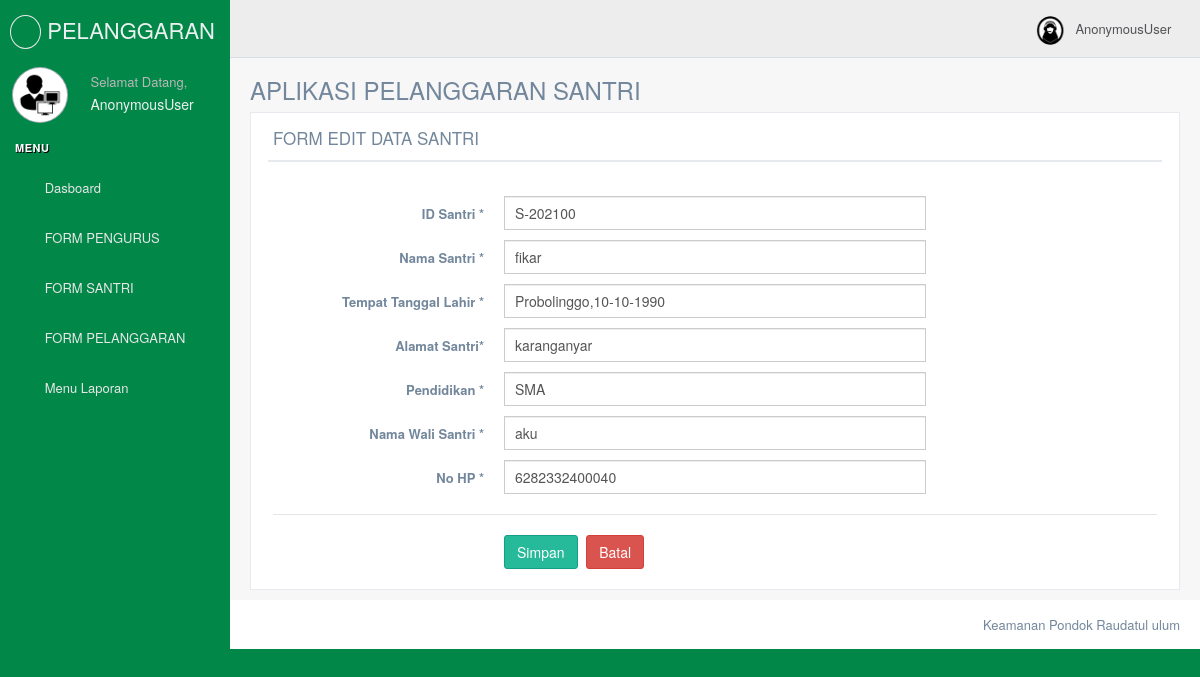
The page /edit_Santri/1 on the database its author committed.
### Aplikasi_pelanggaran2022/models.py (models this page shows, shortened)
class Model_santri(models.Model):
	id_santri	= models.CharField(max_length = 8)
	nama_santri	= models.CharField(max_length = 50)
	tempat_tgl_lahir	=models.CharField(max_length = 50)
	alamat	=models.CharField(max_length = 25)
	pendidikan	=models.CharField(max_length = 20)
	nama_wali	=models.CharField(max_length = 50)
	nomer_hp	=models.CharField(max_length = 13)
	published = models.DateTimeField(auto_now_add = True)
	updated = models.DateTimeField(auto_now = True)

### Aplikasi_pelanggaran2022/views.py (the view, shortened to what this page needs)
# urls.py: url(r'^edit_Santri/(?P<id_s>[0-9]+)$',Edit_Santri, name="edit_Santri"),
def Edit_Santri(request, id_s):
	edit_santri = Model_santri.objects.get(id=id_s)
	context = {'edit_santri': edit_santri}
	return render(request, 'Master_data/data_santri/edit.html',  context)

### Aplikasi_pelanggaran2022/templates/Master_data/data_santri/edit.html (shortened to what this page needs)
{% include "style_atas.html" %}
<div class="row">
              <div class="col-md-12 col-sm-12 col-xs-12">
                <div class="x_panel">
                  <div class="x_title">
                    <h2>FORM EDIT DATA SANTRI</h2>
                    <div class="clearfix"></div>
                  </div>
                  <div class="x_content">
                    <br />
                    <form id="demo-form2" data-parsley-validate class="form-horizontal form-label-left" method="post">
                      <div class="form-group">
                        <label class="control-label col-md-3 col-sm-3 col-xs-12" for="first-name">ID Santri <span class="required">*</span>
                        </label>
                        <div class="col-md-6 col-sm-6 col-xs-12">
                          <input type="text" id="first-name" required="required" class="form-control col-md-7 col-xs-12" name="id_santri" placeholder="Enter ID Santri" value="{{edit_santri.id_santri}}">
                        </div>
                      </div>
                      <div class="form-group">
                        <label class="control-label col-md-3 col-sm-3 col-xs-12" for="last-name">Nama Santri <span class="required">*</span>
                        </label>
                        <div class="col-md-6 col-sm-6 col-xs-12">
                          <input type="text" id="last-name" name="nama_santri" required="required" class="form-control col-md-7 col-xs-12" placeholder="Enter Nama Santri" value="{{edit_santri.nama_santri}}">
                        </div>
                      </div>
                      <div class="form-group">
                        <label class="control-label col-md-3 col-sm-3 col-xs-12" for="last-name">Tempat Tanggal Lahir <span class="required">*</span>
                        </label>
                        <div class="col-md-6 col-sm-6 col-xs-12">
                          <input type="text" id="last-name" name="tempat_tgl_lahir" required="required" class="form-control col-md-7 col-xs-12" placeholder="Enter Tempat Tanggal Lahir" value="{{edit_santri.tempat_tgl_lahir}}">
                        </div>
                      </div>
                      <div class="form-group">
                        <label class="control-label col-md-3 col-sm-3 col-xs-12" for="last-name">Alamat Santri<span class="required">*</span>
                        </label>
                        <div class="col-md-6 col-sm-6 col-xs-12">
                          <input type="text" id="last-name" name="alamat" required="required" class="form-control col-md-7 col-xs-12" placeholder="Enter Alamat Santri" value="{{edit_santri.alamat}}">
                        </div>
                      </div>
                      <div class="form-group">
                        <label class="control-label col-md-3 col-sm-3 col-xs-12" for="last-name">Pendidikan <span class="required">*</span>
                        </label>
                        <div class="col-md-6 col-sm-6 col-xs-12">
                          <input type="text" id="last-name" name="pendidikan" required="required" class="form-control col-md-7 col-xs-12" placeholder="Enter Pendidikan" value="{{edit_santri.pendidikan}}">
                        </div>
                      </div>
                      <div class="form-group">
                        <label class="control-label col-md-3 col-sm-3 col-xs-12" for="last-name">Nama Wali Santri <span class="required">*</span>
                        </label>
                        <div class="col-md-6 col-sm-6 col-xs-12">
                          <input type="text" id="last-name" name="nama_wali" required="required" class="form-control col-md-7 col-xs-12" placeholder="Enter Nama Wali Santri" value="{{edit_santri.nama_wali}}">
                        </div>
                      </div>
                      <div class="form-group">
                        <label class="control-label col-md-3 col-sm-3 col-xs-12" for="last-name">No HP <span class="required">*</span>
                        </label>
                        <div class="col-md-6 col-sm-6 col-xs-12">
                          <input type="text" id="last-name" name="nomer_hp" required="required" class="form-control col-md-7 col-xs-12" placeholder="Enter Nomor HP" value="{{edit_santri.nomer_hp}}">
                        </div>
                      </div>
                      <div class="ln_solid"></div>
                      <div class="form-group">
                        <div class="col-md-6 col-sm-6 col-xs-12 col-md-offset-3">
                          <button type="submit" class="btn btn-success">Simpan</button>
                          <a href="{% url 'Santri' %}"><button class="btn btn-danger">Batal</button></a>
                        </div>
                      </div>
                    </form>
                  </div>
                </div>
              </div>
{% include "style_bawah.html" %}

### rows shown on the page
Model_santri: id_santri "S-202100", nama_santri "fikar", tempat_tgl_lahir "Probolinggo,10-10-1990", alamat "karanganyar", pendidikan "SMA", nama_wali "aku", nomer_hp "6282332400040"

### other values the page prints
{{ user }} "AnonymousUser"
